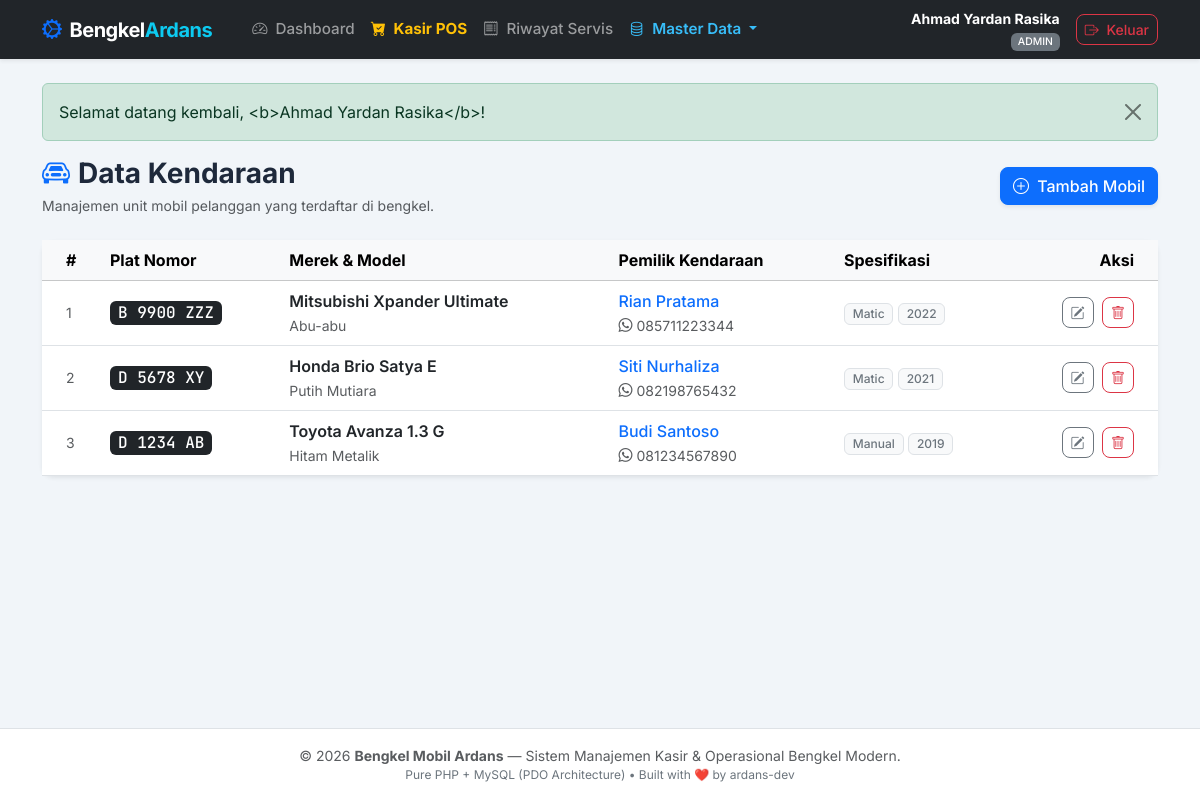
The app's page /kendaraan.php (signed in) with its own data.
### tables this page shows
CREATE TABLE kendaraan (
    id_kendaraan INT AUTO_INCREMENT PRIMARY KEY,
    id_pelanggan INT NOT NULL COMMENT 'ID pemilik mobil (Foreign Key ke tabel pelanggan)',
    plat_nomor VARCHAR(20) NOT NULL UNIQUE COMMENT 'Nomor polisi unik mobil (misal: D 1234 AB)',
    merek VARCHAR(50) NOT NULL COMMENT 'Pabrikan mobil (misal: Toyota, Honda, Daihatsu)',
    tipe VARCHAR(50) NOT NULL COMMENT 'Model spesifik mobil (misal: Avanza 1.3 G, Brio Satya)',
    tahun INT NULL COMMENT 'Tahun perakitan mobil untuk panduan spesifikasi suku cadang',
    transmisi ENUM('Manual', 'Matic') DEFAULT 'Manual' COMMENT 'Tipe transmisi mobil',
    warna VARCHAR(30) NULL COMMENT 'Warna mobil untuk memudahkan identifikasi di bengkel',
    created_at TIMESTAMP DEFAULT CURRENT_TIMESTAMP,
    CONSTRAINT fk_kendaraan_pelanggan 
        FOREIGN KEY (id_pelanggan) REFERENCES pelanggan(id_pelanggan) 
        ON DELETE CASCADE ON UPDATE CASCADE
);

CREATE TABLE pelanggan (
    id_pelanggan INT AUTO_INCREMENT PRIMARY KEY,
    nama VARCHAR(100) NOT NULL COMMENT 'Nama lengkap pelanggan',
    no_telepon VARCHAR(20) NOT NULL COMMENT 'Nomor WhatsApp/HP untuk konfirmasi servis selesai',
    alamat TEXT NULL COMMENT 'Alamat tempat tinggal pelanggan',
    created_at TIMESTAMP DEFAULT CURRENT_TIMESTAMP COMMENT 'Waktu pertama kali terdaftar'
);

### includes/auth.php (called while the page is built, shortened)
<?php
require_once __DIR__ . '/../config/database.php';
function current_user(): array {
    return [
        'id'       => $_SESSION['user_id'] ?? null,
        'nama'     => $_SESSION['user_nama'] ?? 'Pengguna',
        'username' => $_SESSION['user_username'] ?? '',
        'role'     => $_SESSION['user_role'] ?? 'kasir'
    ];
}

### kendaraan.php (the view, shortened to what this page needs)
<?php
require_once __DIR__ . '/includes/auth.php';
$query_kendaraan = "
    SELECT k.*, p.nama AS nama_pemilik, p.no_telepon
    FROM kendaraan k
    JOIN pelanggan p ON k.id_pelanggan = p.id_pelanggan
    ORDER BY k.id_kendaraan DESC
";
$kendaraan_list = db()->query($query_kendaraan)->fetchAll();
include __DIR__ . '/includes/header.php';
?>
<div class="d-flex flex-wrap justify-content-between align-items-center mb-4 gap-2">
    <div>
        <h3 class="fw-bold mb-1"><i class="bi bi-car-front text-primary me-2"></i>Data Kendaraan</h3>
        <p class="text-muted small mb-0">Manajemen unit mobil pelanggan yang terdaftar di bengkel.</p>
    </div>
    <button class="btn btn-primary shadow-sm" data-bs-toggle="modal" data-bs-target="#modalTambah">
        <i class="bi bi-plus-circle me-1"></i> Tambah Mobil
    </button>
</div>
<div class="card shadow-sm border-0">
    <div class="card-body p-0">
        <div class="table-responsive">
            <table class="table table-hover align-middle mb-0">
                <thead class="table-light">
                    <tr>
                        <th class="ps-4" style="width: 60px;">#</th>
                        <th>Plat Nomor</th>
                        <th>Merek & Model</th>
                        <th>Pemilik Kendaraan</th>
                        <th>Spesifikasi</th>
                        <th class="text-end pe-4">Aksi</th>
                    </tr>
                </thead>
                <tbody>
                    <?php if (empty($kendaraan_list)): ?>
                        <tr>
                            <td colspan="6" class="text-center py-5 text-muted">
                                <i class="bi bi-car-front fs-2 d-block mb-2 text-secondary"></i>
                                Belum ada kendaraan yang terdaftar.
                            </td>
                        </tr>
                    <?php else: ?>
                        <?php $no = 1; foreach ($kendaraan_list as $row): ?>
                            <tr>
                                <td class="ps-4 text-muted small"><?= $no++ ?></td>
                                <td>
                                    <span class="badge bg-dark text-white font-mono px-2 py-1 fs-6">
                                        <?= e($row['plat_nomor']) ?>
                                    </span>
                                </td>
                                <td>
                                    <div class="fw-semibold text-dark"><?= e($row['merek']) ?> <?= e($row['tipe']) ?></div>
                                    <small class="text-muted"><?= e($row['warna'] ?: 'Warna Standar') ?></small>
                                </td>
                                <td>
                                    <div class="fw-medium text-primary"><?= e($row['nama_pemilik']) ?></div>
                                    <small class="text-muted"><i class="bi bi-whatsapp me-1"></i><?= e($row['no_telepon']) ?></small>
                                </td>
                                <td>
                                    <span class="badge bg-light text-secondary border">
                                        <?= e($row['transmisi']) ?>
                                    </span>
                                    <?php if ($row['tahun']): ?>
                                        <span class="badge bg-light text-secondary border"><?= (int)$row['tahun'] ?></span>
                                    <?php endif; ?>
                                </td>
                                <td class="text-end pe-4">
                                    <button class="btn btn-outline-secondary btn-sm me-1"
                                            onclick="editKendaraan(<?= htmlspecialchars(json_encode($row), ENT_QUOTES, 'UTF-8') ?>)">
                                        <i class="bi bi-pencil-square"></i>
                                    </button>
                                    <a href="kendaraan.php?action=hapus&id=<?= (int)$row['id_kendaraan'] ?>"
                                       class="btn btn-outline-danger btn-sm"
                                       onclick="return confirm('Apakah Anda yakin ingin menghapus data kendaraan ini?');">
                                        <i class="bi bi-trash"></i>
                                    </a>
                                </td>
                            </tr>
                        <?php endforeach; ?>
                    <?php endif; ?>
                </tbody>
            </table>
        </div>
    </div>
</div>
<?php include __DIR__ . '/includes/footer.php'; ?>

### includes/header.php (shortened to what this page needs)
<?php
$user_login = current_user();
$current_page = basename($_SERVER['PHP_SELF']);
?>
<!DOCTYPE html>
<html lang="id">
<head>
    <link href="https://cdn.jsdelivr.net/npm/bootstrap@5.3.3/dist/css/bootstrap.min.css" rel="stylesheet">
    <link rel="stylesheet" href="https://cdn.jsdelivr.net/npm/bootstrap-icons@1.11.3/font/bootstrap-icons.min.css">
</head>
<body>
    <nav class="navbar navbar-expand-lg navbar-dark bg-dark py-2 sticky-top shadow-sm">
        <div class="container">
            <a class="navbar-brand d-flex items-center gap-2" href="index.php">
                <span class="text-primary"><i class="bi bi-gear-wide-connected"></i></span>
                <span>Bengkel<span class="text-info">Ardans</span></span>
            </a>
            <div class="collapse navbar-collapse" id="navMain">
                <ul class="navbar-nav me-auto mb-2 mb-lg-0 ms-lg-3">
                    <li class="nav-item">
                        <a class="nav-link <?= $current_page == 'index.php' ? 'active' : '' ?>" href="index.php">
                            <i class="bi bi-speedometer2 me-1"></i> Dashboard
                        </a>
                    </li>
                    <li class="nav-item">
                        <a class="nav-link text-warning fw-bold <?= $current_page == 'kasir.php' ? 'active' : '' ?>" href="kasir.php">
                            <i class="bi bi-cart-check-fill me-1"></i> Kasir POS
                        </a>
                    </li>
                    <li class="nav-item">
                        <a class="nav-link <?= $current_page == 'transaksi.php' ? 'active' : '' ?>" href="transaksi.php">
                            <i class="bi bi-receipt me-1"></i> Riwayat Servis
                        </a>
                    </li>
                    <li class="nav-item dropdown">
                        <a class="nav-link dropdown-toggle <?= in_array($current_page, ['pelanggan.php', 'kendaraan.php', 'sparepart.php', 'layanan.php', 'mekanik.php']) ? 'active' : '' ?>" href="#" role="button" data-bs-toggle="dropdown">
                            <i class="bi bi-database me-1"></i> Master Data
                        </a>
                    </li>
                </ul>
                <div class="d-flex align-items-center gap-3">
                    <div class="text-white-50 small d-none d-md-block text-end">
                        <div class="text-white fw-bold"><?= e($user_login['nama']) ?></div>
                        <span class="badge bg-secondary text-uppercase" style="font-size: 0.65rem;"><?= e($user_login['role']) ?></span>
                    </div>
                    <a href="logout.php" class="btn btn-outline-danger btn-sm" onclick="return confirm('Apakah Anda yakin ingin keluar dari sistem?');">
                        <i class="bi bi-box-arrow-right me-1"></i> Keluar
                    </a>
                </div>
            </div>
        </div>
    </nav>
    <main class="container my-4">
        <?php display_flash(); ?>

### config/database.php (shortened to what this page needs)
<?php
function db(): PDO {
    static $pdo = null;
    if ($pdo === null) {
        $dsn = "mysql:host=" . DB_HOST . ";port=" . DB_PORT . ";dbname=" . DB_NAME . ";charset=utf8mb4";
        $options = [
            PDO::ATTR_ERRMODE            => PDO::ERRMODE_EXCEPTION,
            PDO::ATTR_DEFAULT_FETCH_MODE => PDO::FETCH_ASSOC,
            PDO::ATTR_EMULATE_PREPARES   => false,
        ];
        $credentials = [
            ['user' => 'ardans',  'pass' => 'admin123'],
            ['user' => 'dbeaver', 'pass' => 'admin123'],
            ['user' => 'root',    'pass' => ''],
            ['user' => 'root',    'pass' => 'admin123'],
        ];
        foreach ($credentials as $cred) {
            try {
                $pdo = new PDO($dsn, $cred['user'], $cred['pass'], $options);
                break;
            } catch (PDOException $e) {
                $last_error = $e;
            }
        }
    }
    return $pdo;
}
function e($data): string {
    return htmlspecialchars((string)($data ?? ''), ENT_QUOTES, 'UTF-8');
}
function display_flash(): void {
    if (isset($_SESSION['flash_message'])) {
        $flash = $_SESSION['flash_message'];
        $type = e($flash['type']);
        $msg  = e($flash['message']);
        echo "<div class='alert alert-{$type} alert-dismissible fade show' role='alert'>
                {$msg}
                <button type='button' class='btn-close' data-bs-dismiss='alert' aria-label='Close'></button>
              </div>";
    }
}

### includes/footer.php (shortened to what this page needs)
    </main>
    <footer class="bg-white border-top py-3 mt-auto">
        <div class="container text-center text-muted small">
            <span>&copy; <?= date('Y') ?> <b>Bengkel Mobil Ardans</b> — Sistem Manajemen Kasir & Operasional Bengkel Modern.</span>
            <div class="text-secondary" style="font-size: 0.75rem;">Pure PHP + MySQL (PDO Architecture) • Built with ❤️ by ardans-dev</div>
        </div>
    </footer>
</body>
</html>

### includes/header.php (style rules this page uses)
body { font-family: 'Inter', sans-serif; background-color: #f1f5f9; color: #1e293b; min-height: 100vh; display: flex; flex-direction: column; }
.font-mono { font-family: 'JetBrains Mono', monospace; }
.navbar-brand { font-weight: 700; letter-spacing: -0.5px; }
.nav-link { font-weight: 500; font-size: 0.95rem; transition: all 0.2s ease; }
.nav-link.active { font-weight: 600; color: #38bdf8 !important; }
.card { border: 1px solid #e2e8f0; border-radius: 12px; box-shadow: 0 1px 3px 0 rgb(0 0 0 / 0.05); }
.btn { border-radius: 8px; font-weight: 500; }
.badge { font-weight: 500; }
footer { margin-top: auto; }

### records on screen
kendaraan: plat_nomor "B 9900 ZZZ", merek "Mitsubishi", tipe "Xpander Ultimate", warna "Abu-abu", id_pelanggan.nama "Rian Pratama", id_pelanggan.no_telepon "085711223344", transmisi "Matic", tahun "2022"
kendaraan: plat_nomor "D 5678 XY", merek "Honda", tipe "Brio Satya E", warna "Putih Mutiara", id_pelanggan.nama "Siti Nurhaliza", id_pelanggan.no_telepon "082198765432", transmisi "Matic", tahun "2021"
kendaraan: plat_nomor "D 1234 AB", merek "Toyota", tipe "Avanza 1.3 G", warna "Hitam Metalik", id_pelanggan.nama "Budi Santoso", id_pelanggan.no_telepon "081234567890", transmisi "Manual", tahun "2019"

### other values on screen
$user_login['nama'] "Ahmad Yardan Rasika"
$user_login['role'] "ADMIN"
$msg "Selamat datang kembali, <b>Ahmad Yardan Rasika</b>!"
